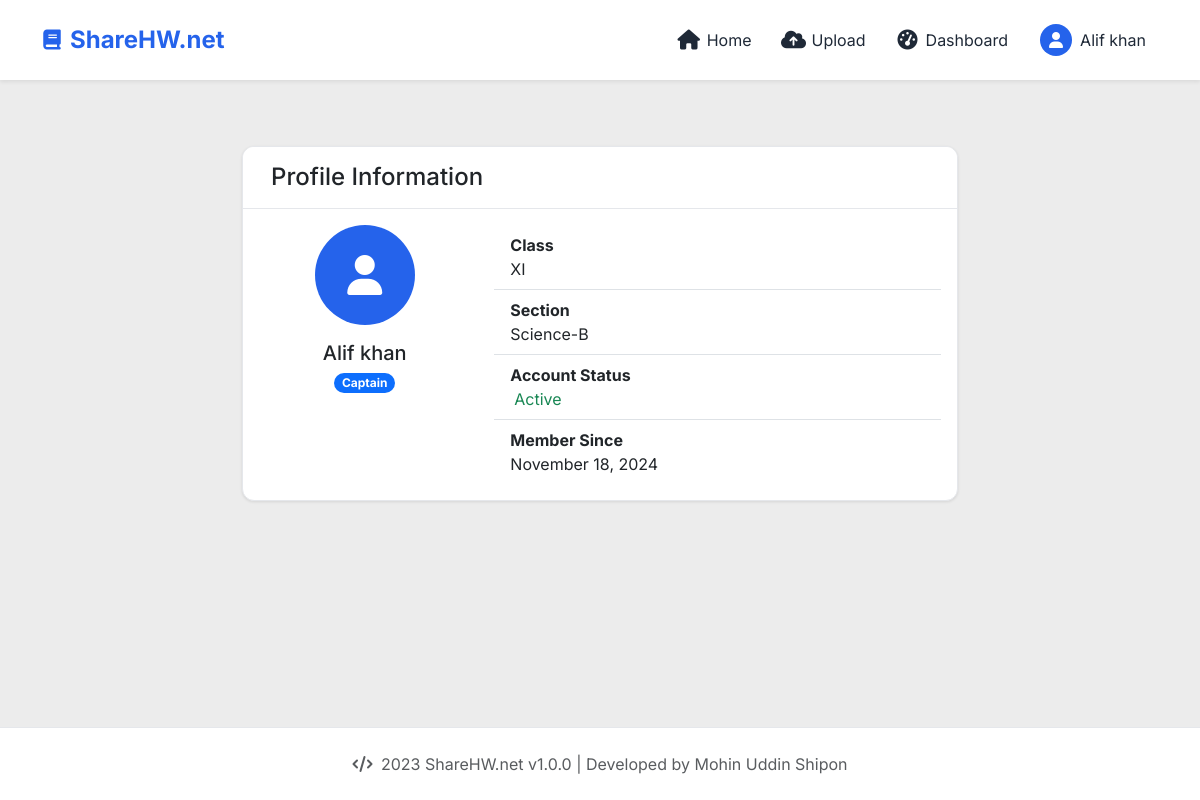
The page /profile (signed in) on the database its author committed.
### models.py (models this page shows, shortened)
class User(UserMixin, db.Model):
    id = db.Column(db.Integer, primary_key=True)
    full_name = db.Column(db.String(100), nullable=False)
    roll_number = db.Column(db.String(6), nullable=False)
    class_name = db.Column(db.String(3), nullable=False)  # XI or XII
    section = db.Column(db.String(20), nullable=False)  # Science-A, Science-B, Arts, Commerce
    role = db.Column(db.String(20), nullable=False)  # student, captain, admin-student, admin
    password_hash = db.Column(db.String(128))  # Only for captain and admin-student
    is_approved = db.Column(db.Boolean, default=False)
    account_expiry = db.Column(db.DateTime)
    id_card_image = db.Column(db.String(255))  # Required for captain and admin-student
    created_at = db.Column(db.DateTime, default=datetime.utcnow)
    homeworks = db.relationship('Homework', backref='uploader', lazy=True)
    approvals_given = db.relationship('AdminStudentApproval',
                                    backref='captain',
                                    lazy=True,
                                    foreign_keys='AdminStudentApproval.captain_id')
    approvals_received = db.relationship('AdminStudentApproval',
                                       backref='admin_student',
                                       lazy=True,
                                       foreign_keys='AdminStudentApproval.admin_student_id')
    def is_account_expired(self):
        return self.account_expiry and datetime.utcnow() > self.account_expiry

### main.py (the view)
@main.route('/profile')
@login_required
def profile():
    if not current_user.is_authenticated:
        flash('Please login to view your profile.', 'warning')
        return redirect(url_for('auth.login'))
    return render_template('profile.html', user=current_user)

### app.py (called while the page is built)
def create_app():
    app = Flask(__name__)
    app.config.from_object(Config)
    os.makedirs(app.config['UPLOAD_FOLDER_HOMEWORK'], exist_ok=True)
    os.makedirs(app.config['UPLOAD_FOLDER_ID_CARDS'], exist_ok=True)
    db.init_app(app)
    migrate = Migrate(app, db)
    csrf = CSRFProtect(app)
    login_manager = LoginManager(app)
    login_manager.login_view = 'auth.login'
    with app.app_context():
        db.create_all()
    @login_manager.user_loader
    def load_user(user_id):
        return User.query.get(int(user_id))
    app.register_blueprint(auth)
    app.register_blueprint(admin)
    app.register_blueprint(homework)
    app.register_blueprint(main)
    return app

### main.py (called while the page is built)
@main.context_processor
def utility_processor():
    pending_approvals = 0
    if current_user.is_authenticated and current_user.role == 'admin':
        pending_approvals = User.query.filter_by(approved=False).count()
    return dict(pending_approvals=pending_approvals)

### templates/profile.html (shortened to what this page needs)
{% extends "base.html" %}
{% block content %}
<div class="container py-4">
    <div class="row justify-content-center">
        <div class="col-md-8">
            <div class="card">
                <div class="card-header bg-white">
                    <h4 class="mb-0">
                        Profile Information
                    </h4>
                </div>
                <div class="card-body">
                    <div class="row">
                        <div class="col-md-4 text-center mb-4 mb-md-0">
                            <div class="user-avatar mx-auto mb-3" style="width: 100px; height: 100px; font-size: 2.5rem;">
                                <i class="fa fa-user"></i>
                            </div>
                            <h5 class="mb-1">{{ user.full_name }}</h5>
                            <span class="badge bg-primary ">{{ user.role|title }}</span>
                        </div>
                        <div class="col-md-8">
                            <div class="list-group list-group-flush">
                                <div class="list-group-item d-flex justify-content-between align-items-center">
                                    <div>
                                        <strong class="d-block">Class</strong>
                                        {{ user.class_name }}
                                    </div>
                                </div>
                                <div class="list-group-item d-flex justify-content-between align-items-center">
                                    <div>
                                        <strong class="d-block">Section</strong>
                                        {{ user.section }}
                                    </div>
                                </div>
                                <div class="list-group-item d-flex justify-content-between align-items-center">
                                    <div>
                                        <strong class="d-block">Account Status</strong>
                                        {% if user.is_account_expired() %}
                                            <span class="text-danger">
                                                <i class="bi bi-exclamation-circle me-1"></i>Expired
                                            </span>
                                        {% else %}
                                            <span class="text-success">
                                                Active
                                            </span>
                                        {% endif %}
                                    </div>
                                </div>
                                <div class="list-group-item d-flex justify-content-between align-items-center">
                                    <div>
                                        <strong class="d-block">Member Since</strong>
                                        {{ user.created_at.strftime('%B %d, %Y') }}
                                    </div>
                                </div>
                            </div>
                        </div>
                    </div>
                </div>
            </div>
        </div>
    </div>
</div>
{% endblock %}

### templates/base.html (shortened to what this page needs)
<!DOCTYPE html>
<html lang="en">
<head>
    <link href="https://cdn.jsdelivr.net/npm/bootstrap@5.3.0/dist/css/bootstrap.min.css" rel="stylesheet">
    <link href="https://cdnjs.cloudflare.com/ajax/libs/font-awesome/6.4.0/css/all.min.css" rel="stylesheet">
    <link href="{{ url_for('static', filename='css/base.css') }}" rel="stylesheet">
</head>
<body>
    <header class="custom-header">
        <div >
            <div class="container header-container">
                <a href="{{ url_for('main.home') }}" class="brand">
                    <i class="fa-solid fa-book nav-icon"></i>
                    <span class="brand-text ms-2">ShareHW.net</span>
                </a>
                <ul class="nav-list">
                    {% if current_user.is_authenticated %}
                    <li class="nav-item">
                        <a href="{{ url_for('main.home') }}"
                            class="nav-link {% if request.endpoint == 'main.home' %}active{% endif %}" title="Home">
                            <i class="fa-solid fa-house nav-icon"></i>
                            <span class="nav-text">Home</span>
                        </a>
                    </li>
                    {% if current_user.role in ['captain', 'admin-student'] %}
                    <li class="nav-item">
                        <a href="{{ url_for('homework.upload') }}"
                            class="nav-link {% if request.endpoint == 'homework.upload' %}active{% endif %}"
                            title="Upload Homework">
                            <i class="fa-solid fa-cloud-arrow-up nav-icon"></i>
                            <span class="nav-text">Upload</span>
                        </a>
                    </li>
                    {% endif %}
                    {% if current_user.role == 'captain' %}
                    <li class="nav-item">
                        <a href="{{ url_for('admin.dashboard') }}"
                            class="nav-link {% if request.endpoint == 'admin.dashboard' %}active{% endif %}"
                            title="Admin Dashboard">
                            <i class="fa-solid fa-gauge-high nav-icon"></i>
                            <span class="nav-text">Dashboard</span>
                        </a>
                    </li>
                    {% endif %}
                    <li class="nav-item user-menu">
                        <a href="#" class="nav-link" title="{{ current_user.full_name }}">
                            <div class="user-avatar">
                                <i class="fa fa-user"></i>
                            </div>
                            <span class="nav-text">{{ current_user.full_name }}</span>
                        </a>
                    </li>
                    {% endif %}
                </ul>
            </div>
        </div>
    </header>
    <div class="container main-content">
        {% block content %}{% endblock %}
    </div>
    <footer>
        <div class="container text-center">
            <p class="mb-0 text-muted">
                <i class="fa-solid fa-code me-1"></i>
                2023 ShareHW.net v1.0.0 | Developed by Mohin Uddin Shipon
            </p>
        </div>
    </footer>
</body>
</html>

### static/css/base.css (style rules this page uses)
:root { --primary-color: #2563eb; --secondary-color: #1e40af; --success-color: #059669; --danger-color: #dc2626; --background-color: #ececec; --text-color: #1f2937; --border-color: #e5e7eb; }
body { min-height: 100vh; display: flex; flex-direction: column; font-family: 'Inter', sans-serif; background-color: var(--background-color); color: var(--text-color); }
.custom-header { background-color: white; box-shadow: 0 2px 4px rgba(0, 0, 0, 0.08); padding: 0.75rem 0; position: sticky; top: 0; z-index: 1000; }
.header-container { display: flex; align-items: center; justify-content: space-between; gap: 1rem; }
.brand { display: flex; align-items: center; font-weight: 700; font-size: 1.5rem; color: var(--primary-color); text-decoration: none; }
.nav-list { display: flex; align-items: center; gap: 0.5rem; margin: 0; padding: 0; list-style: none; }
.nav-item { position: relative; }
.nav-link { display: flex; align-items: center; padding: 0.75rem; color: var(--text-color); text-decoration: none; border-radius: 0.5rem; transition: all 0.2s ease; gap: 0.5rem; }
.nav-icon { font-size: 1.25rem; width: 1.25rem; height: 1.25rem; display: flex; align-items: center; justify-content: center; }
.nav-text { display: none; }
.badge { background-color: var(--danger-color); color: white; font-size: 0.75rem; padding: 0.25rem 0.5rem; border-radius: 1rem; }
.user-menu { position: relative; }
.user-avatar { width: 32px; height: 32px; border-radius: 50%; background-color: var(--primary-color); color: white; display: flex; align-items: center; justify-content: center; font-weight: 600; }
.main-content { flex: 1; padding: 2rem 0; }
.card { border: 1px solid var(--border-color); border-radius: 0.75rem; box-shadow: 0 1px 3px rgba(0, 0, 0, 0.1); overflow: hidden; margin: 10px; }
.card-header { background-color: white; border-bottom: 1px solid var(--border-color); padding: 1rem 1.25rem; }
footer { background-color: white; border-top: 1px solid var(--border-color); padding: 1.5rem 0; margin-top: 2rem; }
@media (min-width: 768px) { .nav-text { display: inline; } }

### rows shown on the page
User: full_name "Alif khan", role "Captain", class_name "XI", section "Science-B", created_at "November 18, 2024"
